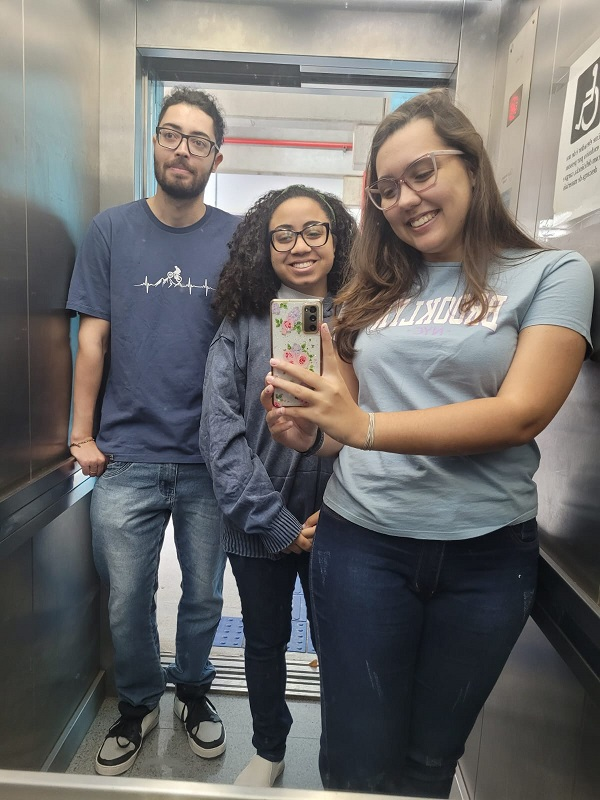
#> input picture Prova PI/Prova PI/img/elevador.jpg, 600 x 800 px, found by its file name
$ python elevador.py
#> lines starting #> are read from the running program, lines starting #| are printed output that depends on the picture; after the words box and inside, x2 and y2 are one past the last pixel; in counts of white or black regions, pixels touching at a corner belong together
import cv2
import numpy as np

#Redimencionando a imagem
# Carregue a imagem
largura, altura = 800, 600
image = cv2.imread('./img/elevador.jpg')
#> image is the input picture: shape (800, 600, 3); mean B, G, R 106.5, 107.9, 109.9
proporcao_largura = largura / image.shape[1]
#> proporcao_largura = 1.33
proporcao_altura = altura / image.shape[0]
#> proporcao_altura = 0.75
proporcao = min(proporcao_largura, proporcao_altura)
#> proporcao = 0.75
nova_largura = int(image.shape[1] * proporcao)
#> nova_largura = 450
nova_altura = int(image.shape[0] * proporcao)
#> nova_altura = 600
imagem = cv2.resize(image, (nova_largura, nova_altura))

# HSV
hsv = cv2.cvtColor(imagem, cv2.COLOR_BGR2HSV)
#> hsv: shape (600, 450, 3); mean H, S, V 65.7, 47.8, 118.1
media = cv2.bilateralFilter(hsv, 9, 75, 75)
#> media: shape (600, 450, 3); mean H, S, V 65.6, 47.9, 118.3

# Esses valores podem variar dependendo da iluminação e da imagem específica
# Valores para destacar pele
low_skin = np.array([0, 45, 90], dtype=np.uint8)
high_skin = np.array([16, 255, 255], dtype=np.uint8)

# Valores para destacar roupa
low_clothing = np.array([87, 14, 0], dtype=np.uint8)
high_clothing = np.array([179, 120, 208], dtype=np.uint8)

# Criar uma máscara usando a faixa de tons de pele
mask = cv2.inRange(media, low_skin, high_skin)
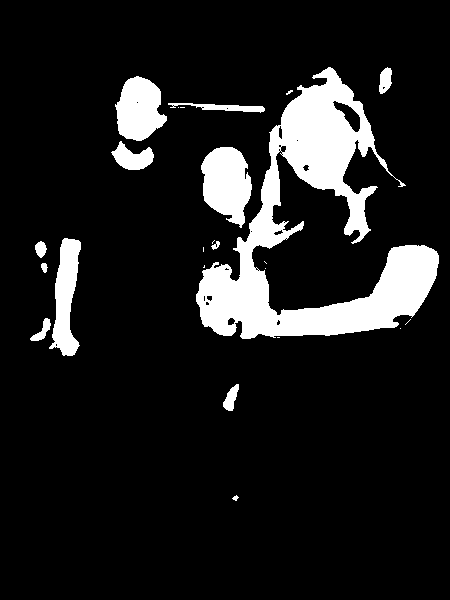
#> mask: shape (600, 450); 11.7% white; 24 white regions (11 under 20 px), largest, box (x1, y1, x2, y2) and area: (196, 67, 439, 339) 21932, (201, 147, 252, 228) 2876, (115, 76, 167, 141) 2367
mask2 = cv2.inRange(media, low_clothing, high_clothing)
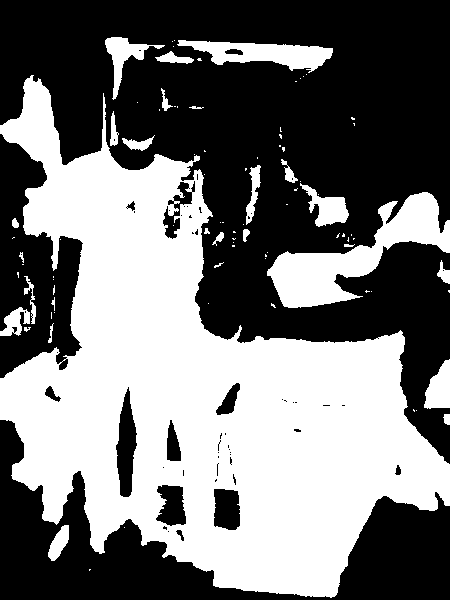
#> mask2: shape (600, 450); 45.9% white; 89 white regions (61 under 20 px), largest, box (x1, y1, x2, y2) and area: (0, 75, 450, 598) 107760, (267, 192, 450, 308) 7475, (177, 40, 333, 73) 2561

# Extrair a parte da imagem que corresponde à pele
mask_skin_image = cv2.bitwise_and(imagem, imagem, mask=mask)
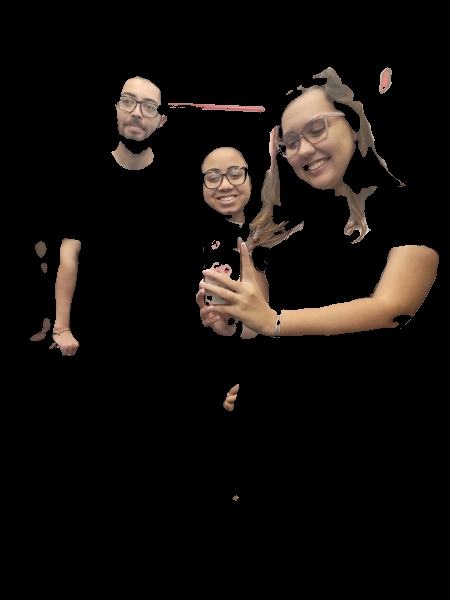
#> mask_skin_image: shape (600, 450, 3); mean B, G, R 12.1, 14.7, 18.5
mask_clothing_image = cv2.bitwise_and(imagem, imagem, mask=mask2)
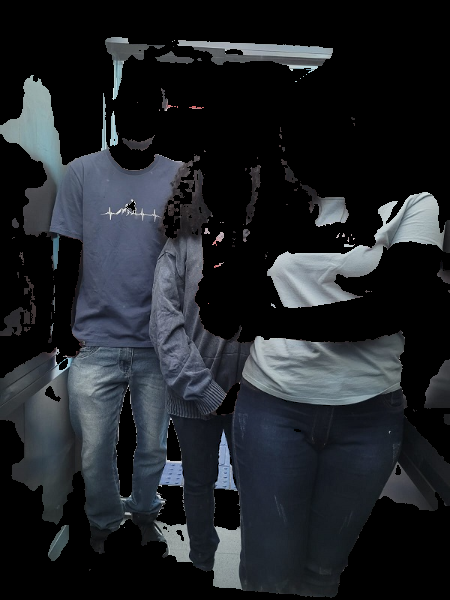
#> mask_clothing_image: shape (600, 450, 3); mean B, G, R 40, 35.7, 32.3

# Fusão das mascaras
fusion = cv2.bitwise_xor(mask_clothing_image, mask_skin_image)
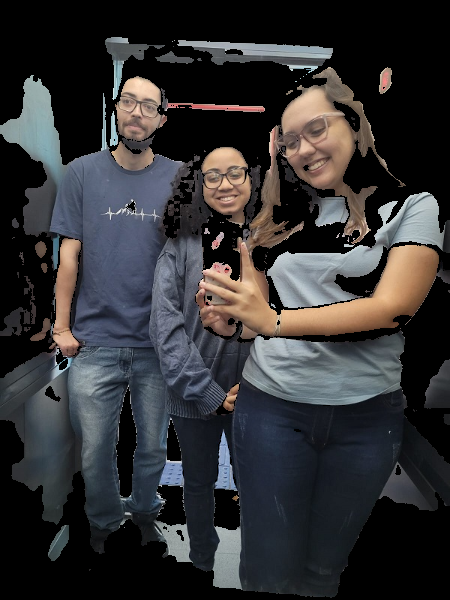
#> fusion: shape (600, 450, 3); mean B, G, R 52.1, 50.3, 50.8

# Exibição
cv2.imshow("Fusao", fusion)
# cv2.imshow("Mascara 1", mask)
# cv2.imshow("Mascara 2", mask2)

cv2.waitKey(0)

$ run again, with Prova PI/Prova PI/img/escada.jpg copied over Prova PI/Prova PI/img/elevador.jpg
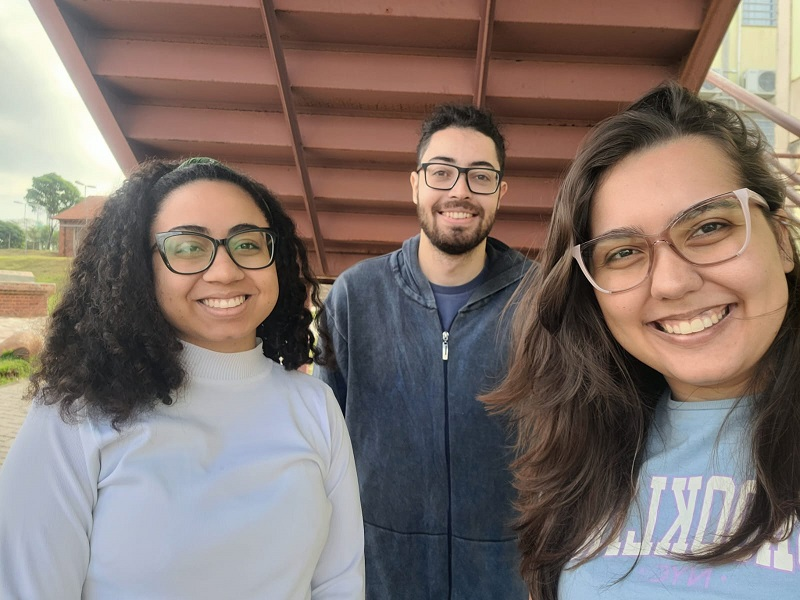
#> input picture Prova PI/Prova PI/img/escada.jpg, 800 x 600 px, found by its file name
#> image is the input picture: shape (600, 800, 3); mean B, G, R 109.6, 115.2, 128.9
#> hsv: shape (600, 800, 3); mean H, S, V 47.6, 70.6, 136.9
#> media: shape (600, 800, 3); mean H, S, V 47.6, 70.6, 137
#> `mask = cv2.inRange(media, low_skin, high_skin)`:
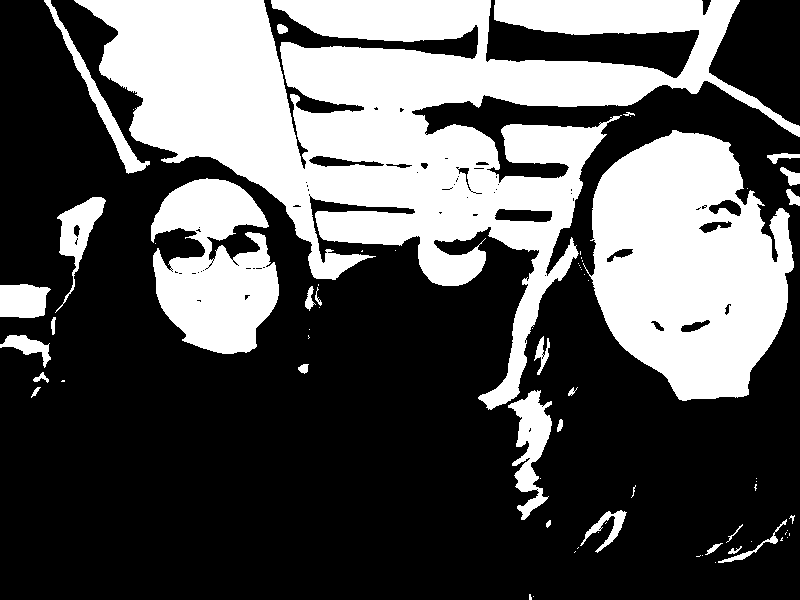
#> mask: shape (600, 800); 34.8% white; 70 white regions (41 under 20 px), largest, box (x1, y1, x2, y2) and area: (74, 0, 800, 410) 102051, (583, 130, 794, 401) 39065, (151, 178, 279, 354) 15018
#> mask2: shape (600, 800); 27.3% white; 138 white regions (92 under 20 px), largest, box (x1, y1, x2, y2) and area: (0, 236, 529, 600) 108632, (552, 384, 764, 600) 13290, (55, 0, 140, 125) 2228
#> `fusion = cv2.bitwise_xor(mask_clothing_image, mask_skin_image)`:
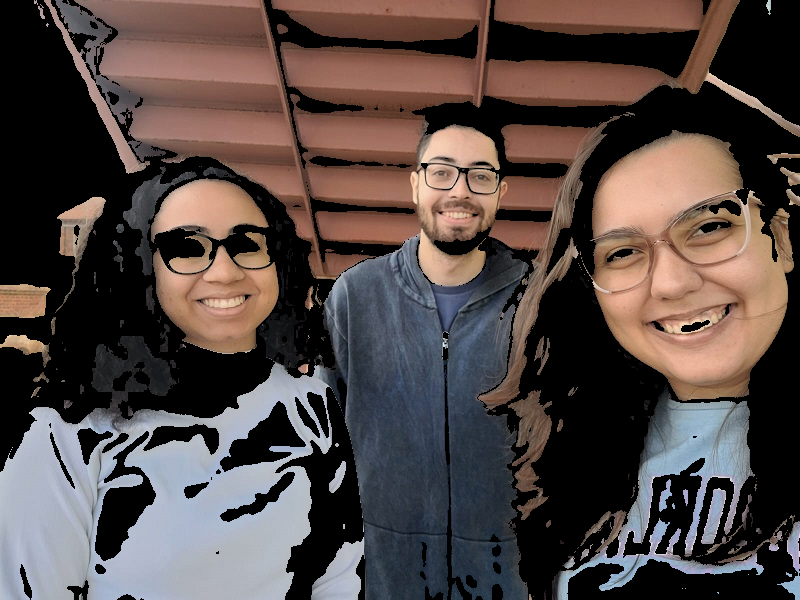
#> fusion: shape (600, 800, 3); mean B, G, R 68.8, 71.7, 83.5

$ run again, with Prova PI/Prova PI/img/grama.jpg copied over Prova PI/Prova PI/img/elevador.jpg
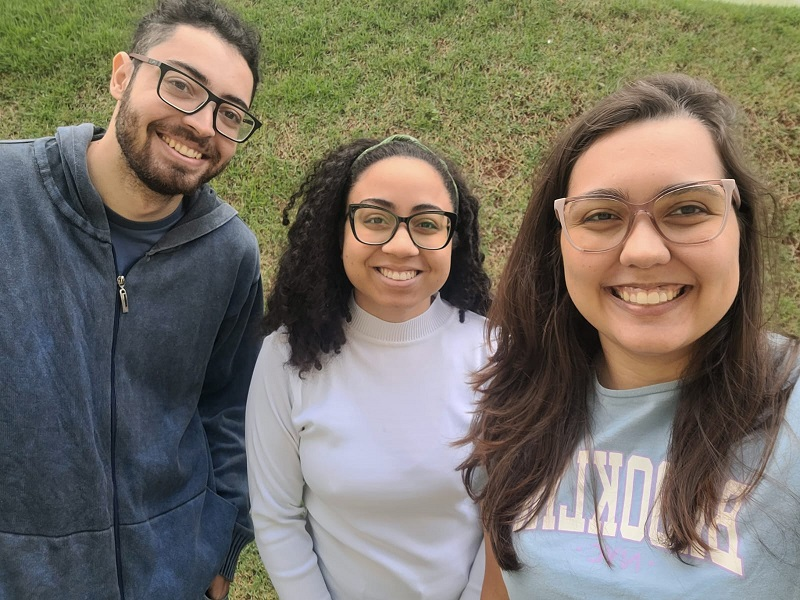
#> input picture Prova PI/Prova PI/img/grama.jpg, 800 x 600 px, found by its file name
#> image is the input picture: shape (600, 800, 3); mean B, G, R 102.5, 114.6, 120.5
#> hsv: shape (600, 800, 3); mean H, S, V 57.2, 74.7, 129.8
#> media: shape (600, 800, 3); mean H, S, V 57.1, 74.5, 130.1
#> `mask = cv2.inRange(media, low_skin, high_skin)`:
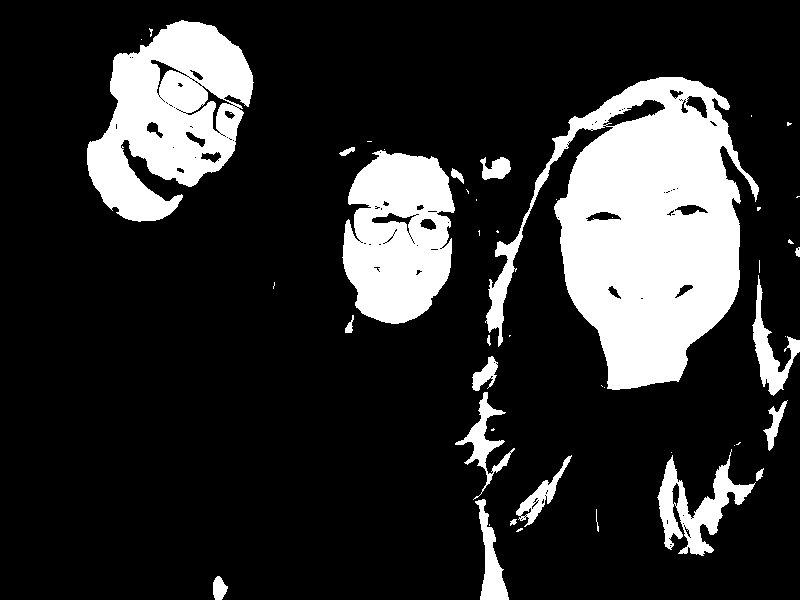
#> mask: shape (600, 800); 18.7% white; 47 white regions (27 under 20 px), largest, box (x1, y1, x2, y2) and area: (485, 77, 759, 390) 43929, (87, 20, 254, 222) 20032, (342, 150, 455, 324) 14608
#> mask2: shape (600, 800); 29.7% white; 114 white regions (86 under 20 px), largest, box (x1, y1, x2, y2) and area: (0, 124, 290, 600) 101169, (502, 377, 800, 600) 13850, (580, 392, 719, 581) 7667
#> `fusion = cv2.bitwise_xor(mask_clothing_image, mask_skin_image)`:
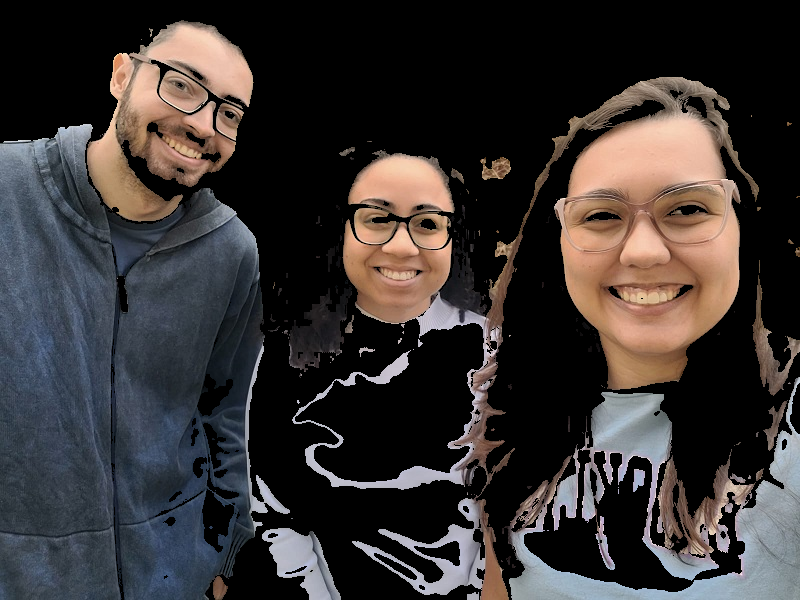
#> fusion: shape (600, 800, 3); mean B, G, R 51.2, 52.1, 57

$ run again, with Prova PI/Prova PI/img/mural.jpg copied over Prova PI/Prova PI/img/elevador.jpg
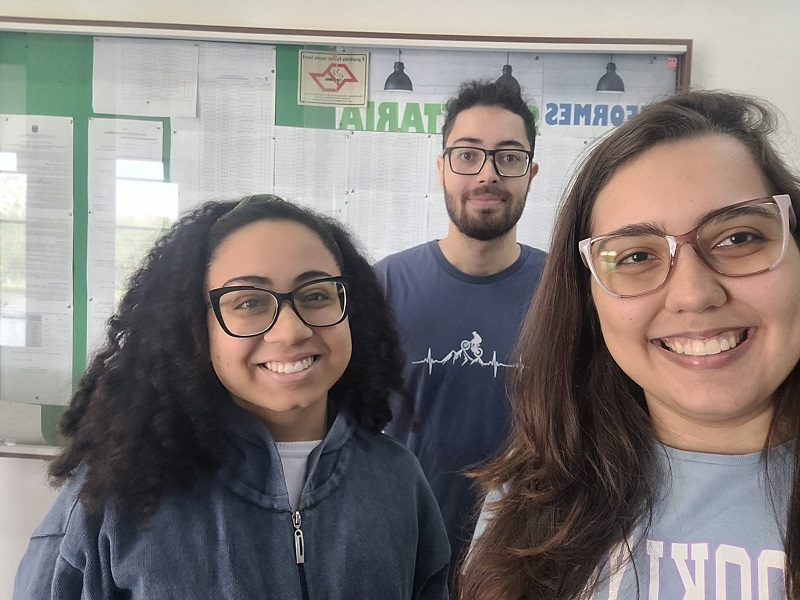
#> input picture Prova PI/Prova PI/img/mural.jpg, 800 x 600 px, found by its file name
#> image is the input picture: shape (600, 800, 3); mean B, G, R 122.2, 124.6, 130.7
#> hsv: shape (600, 800, 3); mean H, S, V 62.1, 47.6, 137.8
#> media: shape (600, 800, 3); mean H, S, V 62.1, 47.6, 137.9
#> `mask = cv2.inRange(media, low_skin, high_skin)`:
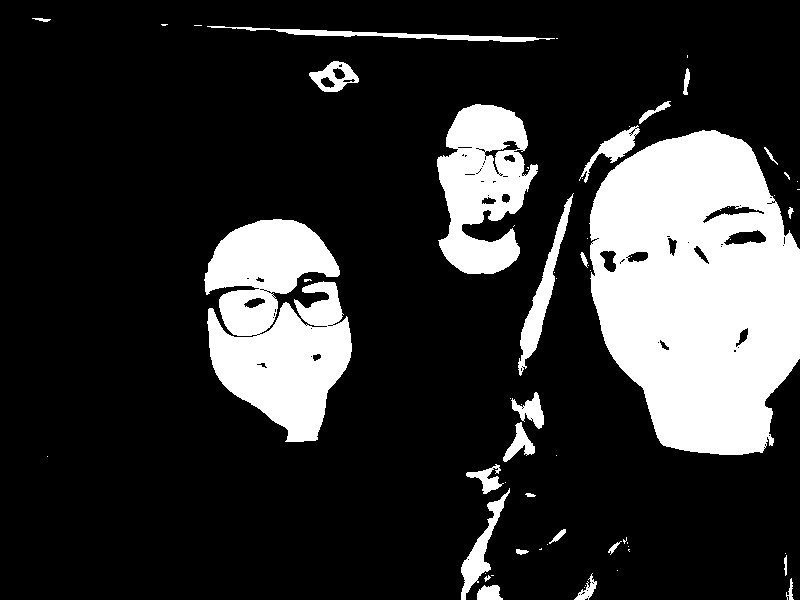
#> mask: shape (600, 800); 19.6% white; 65 white regions (39 under 20 px), largest, box (x1, y1, x2, y2) and area: (589, 130, 800, 455) 51612, (204, 219, 352, 442) 22059, (437, 104, 538, 274) 10874
#> mask2: shape (600, 800); 33.5% white; 157 white regions (108 under 20 px), largest, box (x1, y1, x2, y2) and area: (12, 202, 548, 600) 125272, (616, 428, 800, 600) 18073, (374, 47, 683, 128) 10941
#> `fusion = cv2.bitwise_xor(mask_clothing_image, mask_skin_image)`:
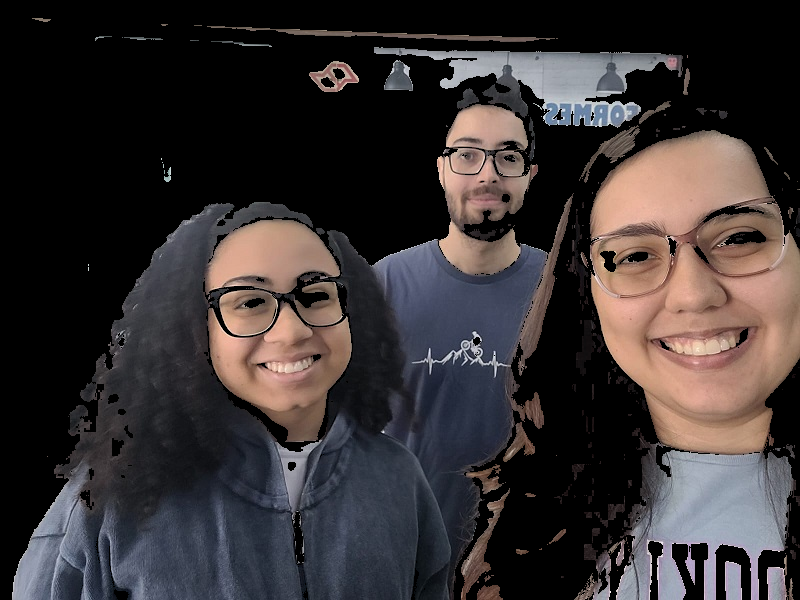
#> fusion: shape (600, 800, 3); mean B, G, R 50.7, 50.2, 56.2
